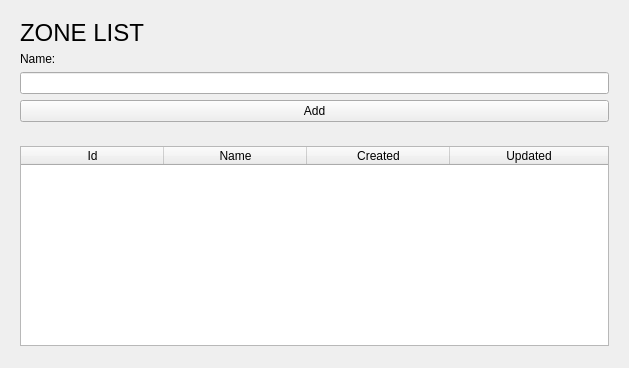
<?xml version="1.0" encoding="UTF-8"?>
<ui version="4.0">
 <class>zones</class>
 <widget class="QWidget" name="zones">
  <property name="geometry">
   <rect>
    <x>0</x>
    <y>0</y>
    <width>629</width>
    <height>368</height>
   </rect>
  </property>
  <property name="windowTitle">
   <string>Form</string>
  </property>
  <layout class="QVBoxLayout" name="verticalLayout">
   <item>
    <widget class="QWidget" name="panel_add" native="true">
     <property name="minimumSize">
      <size>
       <width>0</width>
       <height>120</height>
      </size>
     </property>
     <property name="maximumSize">
      <size>
       <width>16777215</width>
       <height>120</height>
      </size>
     </property>
     <layout class="QVBoxLayout" name="verticalLayout_6">
      <item>
       <widget class="QLabel" name="title_zone">
        <property name="font">
         <font>
          <pointsize>18</pointsize>
         </font>
        </property>
        <property name="text">
         <string>ZONE LIST</string>
        </property>
       </widget>
      </item>
      <item>
       <widget class="QLabel" name="label_name_zone">
        <property name="text">
         <string>Name:</string>
        </property>
       </widget>
      </item>
      <item>
       <widget class="QLineEdit" name="name_zone"/>
      </item>
      <item>
       <widget class="QPushButton" name="on_search_zone">
        <property name="text">
         <string>Add</string>
        </property>
       </widget>
      </item>
     </layout>
    </widget>
   </item>
   <item>
    <widget class="QWidget" name="panel_list" native="true">
     <layout class="QVBoxLayout" name="verticalLayout_4">
      <item>
       <widget class="QTableWidget" name="list_zones">
        <property name="minimumSize">
         <size>
          <width>0</width>
          <height>200</height>
         </size>
        </property>
        <property name="maximumSize">
         <size>
          <width>16777215</width>
          <height>200</height>
         </size>
        </property>
        <attribute name="horizontalHeaderCascadingSectionResizes">
         <bool>true</bool>
        </attribute>
        <attribute name="horizontalHeaderDefaultSectionSize">
         <number>143</number>
        </attribute>
        <attribute name="horizontalHeaderShowSortIndicator" stdset="0">
         <bool>false</bool>
        </attribute>
        <attribute name="horizontalHeaderStretchLastSection">
         <bool>true</bool>
        </attribute>
        <attribute name="verticalHeaderDefaultSectionSize">
         <number>30</number>
        </attribute>
        <attribute name="verticalHeaderShowSortIndicator" stdset="0">
         <bool>false</bool>
        </attribute>
        <attribute name="verticalHeaderStretchLastSection">
         <bool>false</bool>
        </attribute>
        <column>
         <property name="text">
          <string>Id</string>
         </property>
         <property name="textAlignment">
          <set>AlignCenter</set>
         </property>
        </column>
        <column>
         <property name="text">
          <string>Name</string>
         </property>
         <property name="textAlignment">
          <set>AlignCenter</set>
         </property>
        </column>
        <column>
         <property name="text">
          <string>Created</string>
         </property>
         <property name="textAlignment">
          <set>AlignCenter</set>
         </property>
        </column>
        <column>
         <property name="text">
          <string>Updated</string>
         </property>
         <property name="textAlignment">
          <set>AlignCenter</set>
         </property>
        </column>
       </widget>
      </item>
     </layout>
    </widget>
   </item>
   <item>
    <spacer name="verticalSpacer">
     <property name="orientation">
      <enum>Qt::Vertical</enum>
     </property>
     <property name="sizeHint" stdset="0">
      <size>
       <width>20</width>
       <height>40</height>
      </size>
     </property>
    </spacer>
   </item>
  </layout>
 </widget>
 <resources/>
 <connections/>
</ui>
